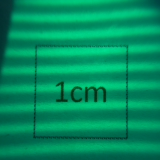
#> input picture testdata/test/render0/image0.png, 160 x 160 px
$ python masks.py
#> lines starting #> are read from the running program, lines starting #| are printed output that depends on the picture
#> further down, img is the input picture: PIL image 160x160 RGB; mean R, G, B 1, 142.1, 95.8
from pathlib import Path
from PIL import Image

def create_mask(img, mask, value=255):
    mask = Image.new('L', img.size, color=0)
    for x in range(20, img.width-30):
        for y in range(10, img.height-17):
            mask.putpixel((x,y), value)
    return mask

def addmask_to_picture(img, maskval=47):
#> called with maskval = 47
    for y in range(img.height):
        for x in range(20):
            img.putpixel((x,y), (maskval, maskval, maskval))
        for x in range(img.width-20,img.width):
            img.putpixel((x,y), (maskval, maskval, maskval))
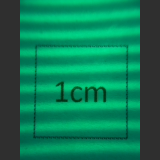
#> img: PIL image 160x160 RGB; mean R, G, B 12.6, 123, 85.7
    for x in range(img.width):
        for y in range(20):
            img.putpixel((x,y), (maskval, maskval, maskval))
        for y in range(img.height-20,img.height):
            img.putpixel((x,y), (maskval, maskval, maskval))
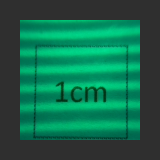
#> img: PIL image 160x160 RGB; mean R, G, B 21.2, 104.5, 76.1
    return img

if __name__=='__main__':
    #process_testimage()
    testset_folder = Path(__file__).parent.parent / 'testdata/test/render0/image0.png'
    img = Image.open(testset_folder)
    ret = addmask_to_picture(img)
    ret.save("out.png")

$ run again, with testdata/test/render0/image8.png copied over testdata/test/render0/image0.png
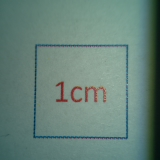
#> input picture testdata/test/render0/image8.png, 160 x 160 px
#> img is the input picture: PIL image 160x160 RGB; mean R, G, B 102.9, 129.8, 121
#> after the loop in addmask_to_picture, `for y in range(img.height):`:
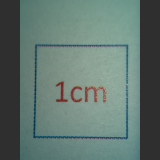
#> img: PIL image 160x160 RGB; mean R, G, B 97.5, 117.6, 110.9
#> after the loop in addmask_to_picture, `for x in range(img.width):`:
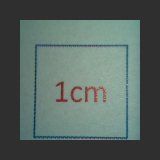
#> img: PIL image 160x160 RGB; mean R, G, B 87, 100.8, 95.8

$ run again, with testdata/test/render0/image9.png copied over testdata/test/render0/image0.png
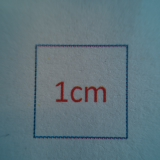
#> input picture testdata/test/render0/image9.png, 160 x 160 px
#> img is the input picture: PIL image 160x160 RGB; mean R, G, B 96.3, 116.7, 125
#> after the loop in addmask_to_picture, `for y in range(img.height):`:
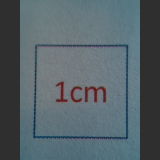
#> img: PIL image 160x160 RGB; mean R, G, B 85.9, 98.9, 104.8
#> after the loop in addmask_to_picture, `for x in range(img.width):`:
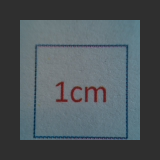
#> img: PIL image 160x160 RGB; mean R, G, B 77.6, 85.9, 90.1
